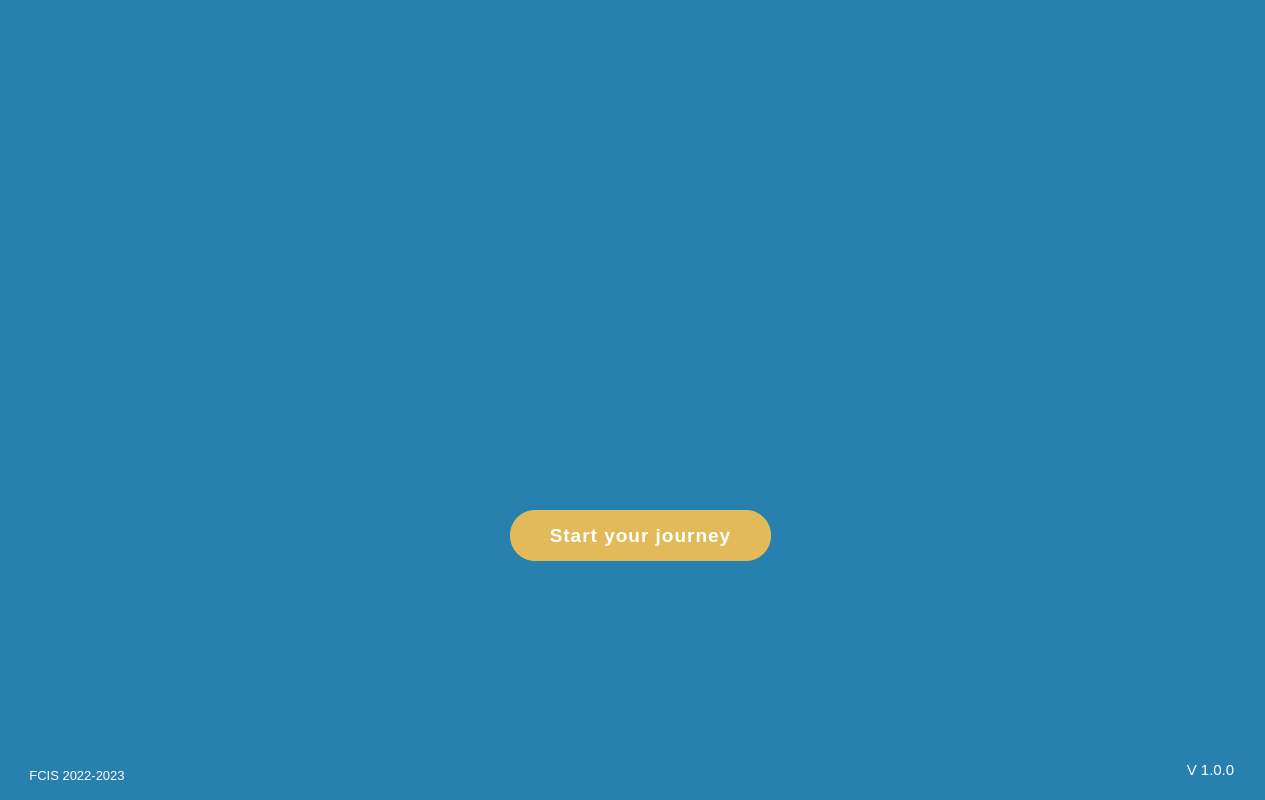
      <widget class="QWidget" name="pg_0_Start">
       <property name="styleSheet">
        <string notr="true">*{
background: #2880AE;
}</string>
       </property>
       <widget class="QLabel" name="lb_logo_0">
        <property name="geometry">
         <rect>
          <x>270</x>
          <y>210</y>
          <width>771</width>
          <height>321</height>
         </rect>
        </property>
        <property name="mouseTracking">
         <bool>false</bool>
        </property>
        <property name="frameShape">
         <enum>QFrame::NoFrame</enum>
        </property>
        <property name="text">
         <string/>
        </property>
        <property name="pixmap">
         <pixmap resource="Resources.qrc">:/img/assets/img/logo-white.png</pixmap>
        </property>
        <property name="scaledContents">
         <bool>true</bool>
        </property>
        <property name="openExternalLinks">
         <bool>false</bool>
        </property>
       </widget>
       <widget class="QPushButton" name="btn_start_0">
        <property name="geometry">
         <rect>
          <x>510</x>
          <y>510</y>
          <width>261</width>
          <height>51</height>
         </rect>
        </property>
        <property name="font">
         <font>
          <pointsize>14</pointsize>
          <bold>true</bold>
         </font>
        </property>
        <property name="cursor">
         <cursorShape>PointingHandCursor</cursorShape>
        </property>
        <property name="styleSheet">
         <string notr="true">*{
border-radius: 25px;
background-color: #E3BA5A;
color: #ffffff;
letter-spacing: 1px;
}
*:hover {
background-color: #dead3b;
}</string>
        </property>
        <property name="text">
         <string>Start your journey</string>
        </property>
       </widget>
       <widget class="QLabel" name="lb_version_0">
        <property name="geometry">
         <rect>
          <x>1165</x>
          <y>754</y>
          <width>91</width>
          <height>31</height>
         </rect>
        </property>
        <property name="font">
         <font>
          <pointsize>11</pointsize>
          <bold>false</bold>
         </font>
        </property>
        <property name="styleSheet">
         <string notr="true">*{
color: #ffffff;
}</string>
        </property>
        <property name="text">
         <string>V 1.0.0</string>
        </property>
        <property name="alignment">
         <set>Qt::AlignCenter</set>
        </property>
       </widget>
       <widget class="QLabel" name="lb_version_1">
        <property name="geometry">
         <rect>
          <x>0</x>
          <y>760</y>
          <width>154</width>
          <height>31</height>
         </rect>
        </property>
        <property name="font">
         <font>
          <pointsize>10</pointsize>
          <bold>false</bold>
         </font>
        </property>
        <property name="styleSheet">
         <string notr="true">*{
color: #ffffff;
}</string>
        </property>
        <property name="text">
         <string>FCIS 2022-2023</string>
        </property>
        <property name="alignment">
         <set>Qt::AlignCenter</set>
        </property>
       </widget>
      </widget>
